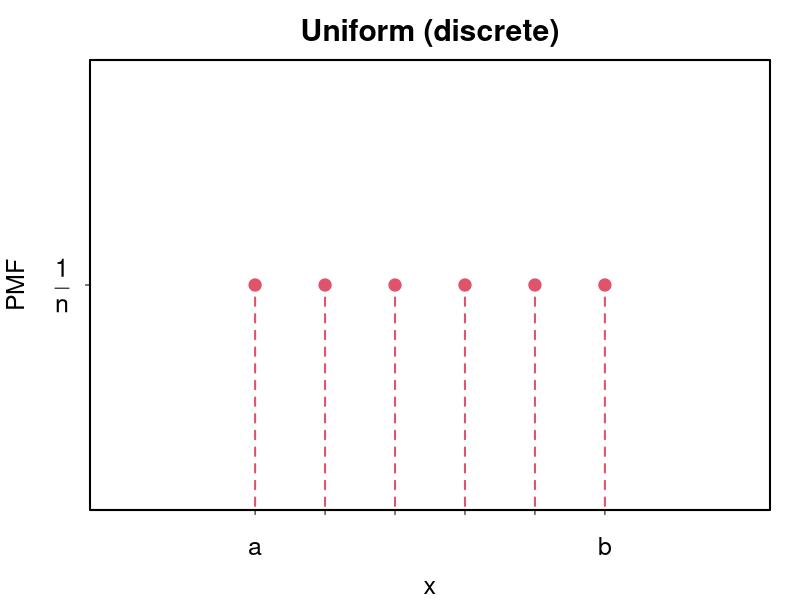
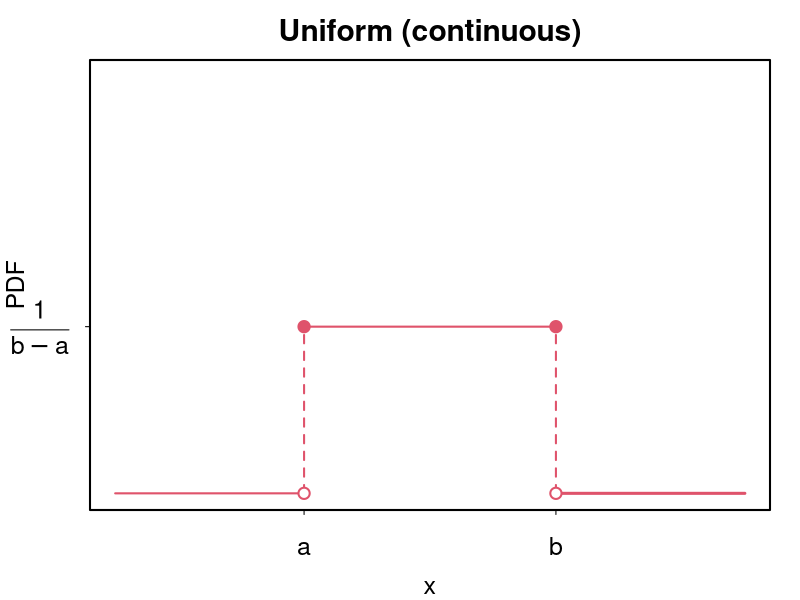
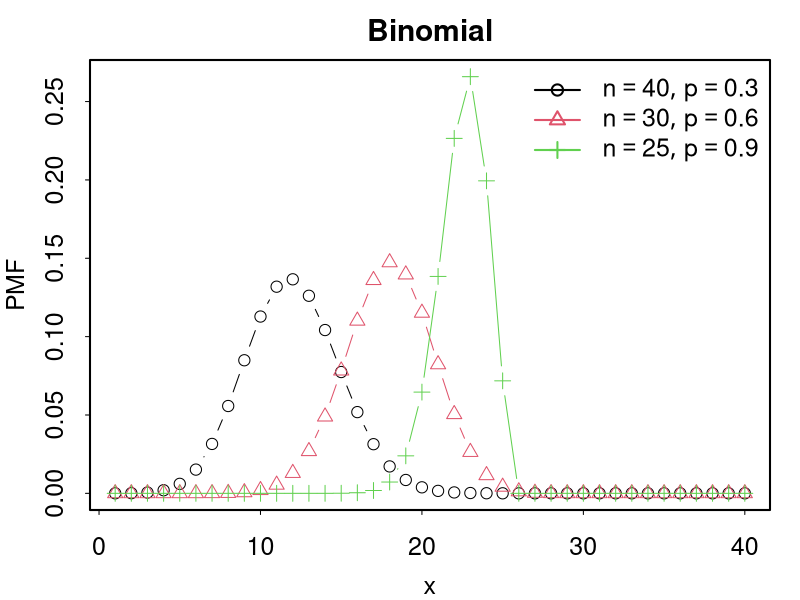
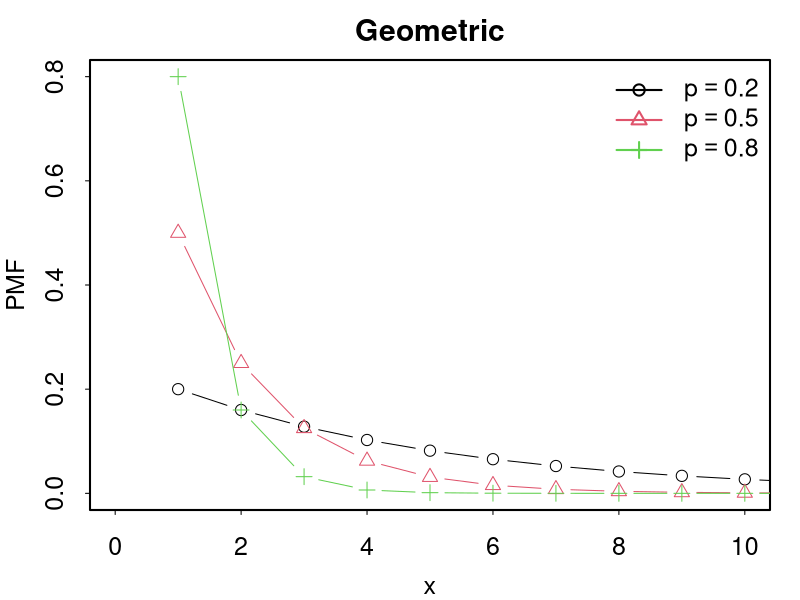
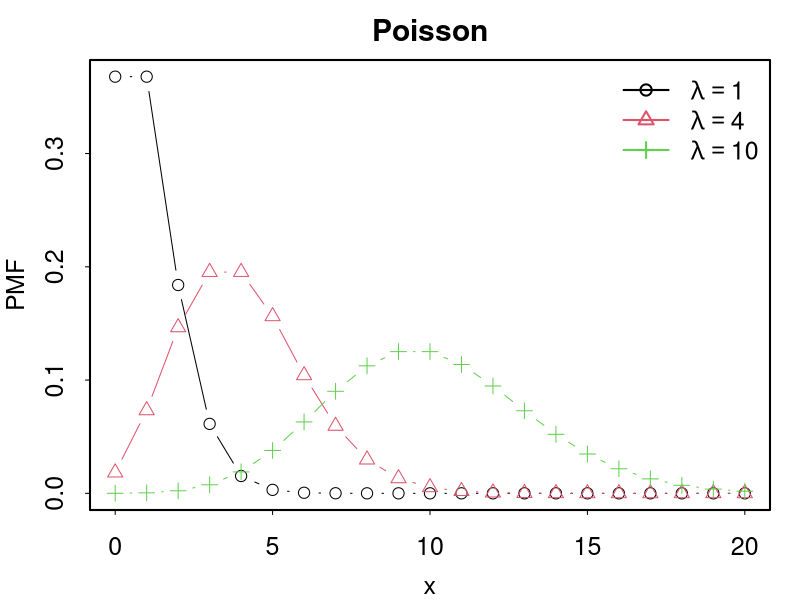
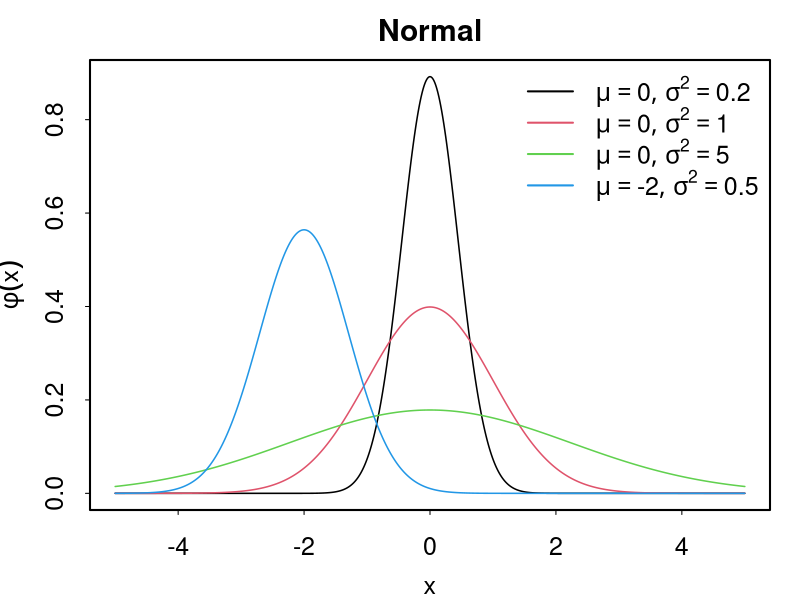
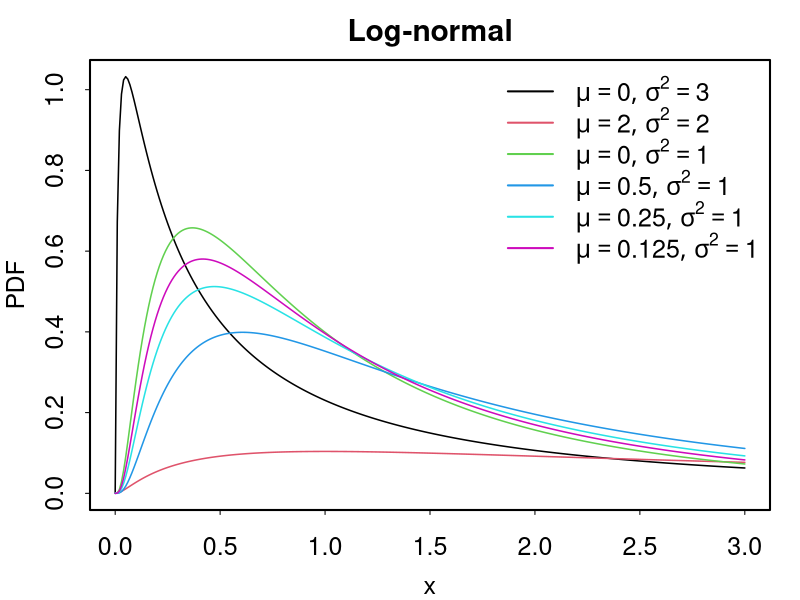
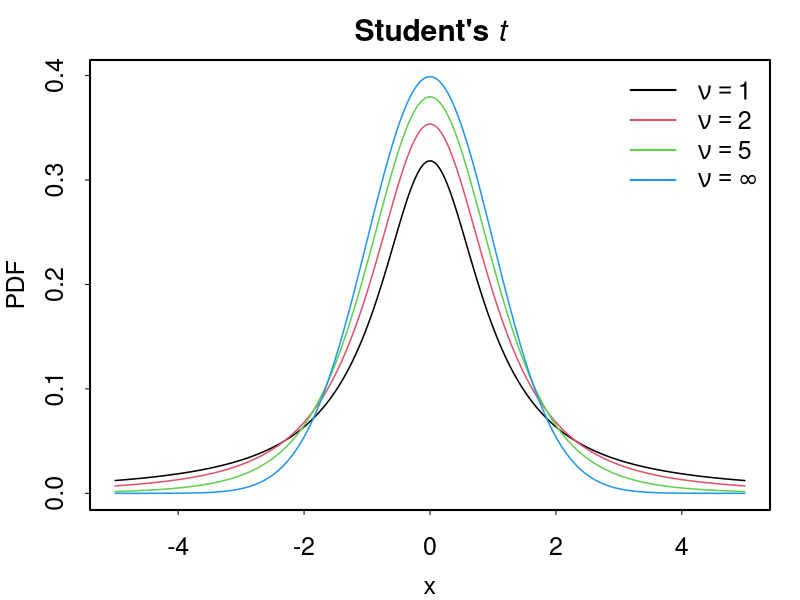

Write R code to recreate these figures, in order.
defaultLwd <- 1.5
par(mar=c(3,3,2,1), mgp=c(2,.7,0), tck=-.01, cex=1.5, lwd=2, lty=defaultLwd)

plot.uniform.discrete = function()
{
  xseq = 3:8
  plot(xseq, rep(0.5,length(xseq)), xlim=c(1,10), pch=19, col=2,
      xaxt="n", yaxt="n", xlab="x", ylab="PMF", main="Uniform (discrete)")
  axis(1, at=xseq, labels=c("a", rep("", length(xseq)-2), "b"))
  axis(2, at=0.5, labels=expression(frac(1, n)), las=1)

  for (x in xseq)
    segments(x, 0, x, 0.5, lty=2, col=2)

  dev.print(pdf, "figs/uniform-discrete.pdf")
}

plot.binomial = function()
{
  n = c(40,30,25)
  p = c(0.3, 0.6, 0.9)
  xseq = 1:40
  N = length(n)
  f = function(x,y) dbinom(xseq, x, y)
  matplot(xseq, mapply(f, n, p), type="b", 
      main="Binomial", xlab="x", ylab="PMF", pch=1:N, lty=1)

  s = function(k) substitute(list(n==i, p==j), list(i=n[k], j=p[k]))
  legend.labels = do.call("expression", lapply(1:N, s))
  legend("topright", legend.labels, bty="n", col=1:N, pch=1:N, lty=1)
  dev.print(pdf, "figs/binomial.pdf")
}

plot.geometric = function()
{
  p = c(0.2, 0.5, 0.8)
  xseq = 0:10
  N = length(p)
  f = function(x) dgeom(xseq, x)
  matplot(xseq+1, sapply(p, f), type="b", xlim=range(xseq),
      main="Geometric", xlab="x", ylab="PMF", pch=1:N, lty=1)

  s = function(k) substitute(p==j, list(j=p[k]))
  legend.labels = do.call("expression", lapply(1:N, s))
  legend("topright", legend.labels, bty="n", col=1:N, pch=1:N, lty=1)
  dev.print(pdf, "figs/geometric.pdf")
}

plot.poisson = function()
{
  lambda = c(1,4,10)
  xseq = 0:20
  N = length(lambda)
  f = function(x) dpois(xseq, x)
  matplot(xseq, sapply(lambda, f), type="b",
      main="Poisson", xlab="x", ylab="PMF", pch=1:N, lty=1)

  s = function(k) substitute(lambda==j, list(j=lambda[k]))
  legend.labels = do.call("expression", lapply(1:N, s))
  legend("topright", legend.labels, bty="n", col=1:N, pch=1:N, lty=1)
  dev.print(pdf, "figs/poisson.pdf")
}

# ----------------------------------------------------------------------------#

plot.uniform.continuous = function()
{
  xseq = 3:7
  plot(range(xseq), rep(0.4,2), xlim=c(0,10), ylim=c(0,1), pch=19, col=2,
      xaxt="n", yaxt="n", xlab="x", ylab="PDF", main="Uniform (continuous)")
  axis(1, at=range(xseq), labels=c("a", "b"))
  axis(2, at=0.4, labels=expression(frac(1, b-a)), las=1)

  segments(0, 0, min(xseq), 0, col=2, lwd=2)
  for (x in range(xseq))
    segments(x, 0, x, 0.4, lty=2, col=2)
  segments(max(xseq), 0, 10, 0, col=2, lwd=3)
  segments(min(xseq), 0.4, max(xseq), 0.4, col=2, lwd=2)

  points(range(xseq), rep(0,2), col=2, pch=21, bg="white")

  dev.print(pdf, "figs/uniform-continuous.pdf")
}

plot.normal = function()
{
  mu = c(0,0,0,-2)
  s2 = c(0.2,1,5,0.5)
  xseq = seq(-5,5, by=0.01)
  f = function(x,y) dnorm(xseq, x, y)
  matplot(xseq, mapply(f, mu, sqrt(s2)), type="l", 
      main="Normal", xlab="x", ylab=expression(phi(x)), lty=1, lwd=defaultLwd)

  n = length(mu)
  s = function(k) substitute(list(mu==i, sigma^2==j), list(i=mu[k], j=s2[k]))
  legend.labels = do.call("expression", lapply(1:n, s))
  legend("topright", legend.labels, bty="n", col=1:n, lty=1)
  dev.print(pdf, "figs/normal.pdf")
}

plot.lognormal = function()
{
  mu = c(0,2,0,1/2,1/4,1/8)
  s2 = c(3,2,1,1,1,1)
  xseq = seq(0,3, by=0.01)
  f = function(x,y) dlnorm(xseq, x, y)
  matplot(xseq, mapply(f, mu, sqrt(s2)), type="l", 
      main="Log-normal", xlab="x", ylab="PDF", lwd=defaultLwd, lty=1)

  n = length(mu)
  s = function(k) substitute(list(mu==i, sigma^2==j), list(i=mu[k], j=s2[k]))
  legend.labels = do.call("expression", lapply(1:n, s))
  legend("topright", legend.labels, bty="n", col=1:n, lty=1)
  dev.print(pdf, "figs/lognormal.pdf")
}

plot.student = function()
{
  nu = c(1,2,5,Inf)
  xseq = seq(-5,5, by=0.01)
  f = function(x) dt(xseq, x)
  matplot(xseq, sapply(nu, f), type="l", 
      main=expression(bold("Student\'s") ~ italic(t)), xlab="x", ylab="PDF",
      lwd=defaultLwd, lty=1)

  n = length(nu)
  s = function(k) substitute(nu==i, list(i=nu[k]))
  s.last = quote(nu==infinity)
  legend.labels = do.call("expression", c(lapply(1:(n-1), s), s.last))
  legend("topright", legend.labels, bty="n", col=1:n, lty=1)
  dev.print(pdf, "figs/student.pdf")
}

plot.chisquare = function()
{
  k = 1:5
  xseq = seq(0,8, by=0.01)
  f = function(x) dchisq(xseq, x)
  matplot(xseq, sapply(k, f), type="l", ylim=c(0,0.5),
      main=expression(chi^2), xlab="x", ylab="PDF", lwd=defaultLwd, lty=1)

  n = length(k)
  s = function(l) substitute(k == i, list(i=k[l]))
  legend.labels = do.call("expression", lapply(1:n, s))
  legend("topright", legend.labels, bty="n", col=1:n, lty=1)
  dev.print(pdf, "figs/chisquare.pdf")
}

plot.f = function()
{
  d1 = c(1,2,5,100,100)
  d2 = c(1,1,2,1,100)
  xseq = seq(0,5, by=0.01)
  f = function(x,y) df(xseq, x, y)
  matplot(xseq, mapply(f, d1, d2), type="l", main="F", xlab="x", ylab="PDF",
          lwd=defaultLwd, lty=1)

  n = length(d1)
  s = function(k) substitute(list(d[1]==i, d[2]==j), list(i=d1[k], j=d2[k]))
  legend.labels = do.call("expression", lapply(1:n, s))
  legend("topright", legend.labels, bty="n", col=1:n, lty=1)
  dev.print(pdf, "figs/f.pdf")
}

plot.exp = function()
{
  b = c(2, 1, 0.4)
  xseq = seq(0, 5, by=0.01)
  f = function(x) dexp(xseq, x)
  matplot(xseq, sapply(b, f), type="l", 
      main="Exponential", xlab="x", ylab="PDF", lwd=defaultLwd, lty=1)

  n = length(b)
  s = function(k) substitute(beta == i, list(i=b[k]))
  legend.labels = do.call("expression", lapply(1:n, s))
  legend("topright", legend.labels, bty="n", col=1:n, lty=1)
  dev.print(pdf, "figs/exponential.pdf")
}

plot.gamma = function()
{
  a = c(1,2,3,5,9)
  b = c(2,2,2,1,0.5)
  xseq = seq(0,20, by=0.1)
  f = function(x,y) dgamma(xseq, x, 1/y)
  matplot(xseq, mapply(f, a, b), type="l", 
      main="Gamma", xlab="x", ylab="PDF", lwd=defaultLwd, lty=1)

  n = length(a)
  s = function(k) substitute(list(alpha == i, beta == j), list(i=a[k], j=b[k]))
  legend.labels = do.call("expression", lapply(1:n, s))
  legend("topright", legend.labels, bty="n", col=1:n, lty=1)
  dev.print(pdf, "figs/gamma.pdf")
}

plot.invgamma = function()
{
  require(MCMCpack)

  a = c(1,2,3,3)
  b = c(1,1,1,0.5)
  xseq = seq(0,5, by=0.01)
  f = function(x,y) dinvgamma(xseq, x, y)
  matplot(xseq, mapply(f, a, b), type="l", 
      main="Inverse Gamma", xlab="x", ylab="PDF", lwd=defaultLwd, lty=1)

  n = length(a)
  s = function(k) substitute(list(alpha == i, beta == j), list(i=a[k], j=b[k]))
  legend.labels = do.call("expression", lapply(1:n, s))
  legend("topright", legend.labels, bty="n", col=1:n, lty=1)
  dev.print(pdf, "figs/invgamma.pdf")
}

plot.dirichlet = function()
{
  require(MCMCpack)

  #  a = c(1,2,3)
  #  xseq = seq(0, 5, by=0.01)
  #  matplot(xseq, ddirichlet(, type="l", 
  #      main="Dirichlet", xlab="x", ylab="PDF", lwd=defaultLwd, lty=1)
  #
  #  n = length(a)
  #  s = function(k) substitute(list(alpha == i, beta == j), list(i=a[k], j=b[k]))
  #  legend.labels = do.call("expression", lapply(1:n, s))
  #  legend("topright", legend.labels, bty="n", col=1:n, lty=1)
  #  dev.print(pdf, "figs/dirichlet.pdf")
}

plot.beta = function()
{
  a = c(0.5,5,1,2,2)
  b = c(0.5,1,3,2,5)
  xseq = seq(0,1, by=0.01)
  f = function(x,y) dbeta(xseq, x, y)
  matplot(xseq, mapply(f, a, b), type="l", ylim=c(0,3),
      main="Beta", xlab="x", ylab="PDF", lwd=defaultLwd, lty=1)

  n = length(a)
  s = function(k) substitute(list(alpha == i, beta == j), list(i=a[k], j=b[k]))
  legend.labels = do.call("expression", lapply(1:n, s))
  legend("top", legend.labels, bty="n", col=1:n, lty=1)
  dev.print(pdf, "figs/beta.pdf")
}

plot.weibull = function()
{
  lambda = c(1,1,1,1)
  k = c(0.5,1,1.5,5)
  xseq = seq(0, 2.5, by=0.01)
  f = function(x,y) dweibull(xseq, x, y)
  matplot(xseq, mapply(f, k, lambda), type="l", ylim=c(0,2.5),
      main="Weibull", xlab="x", ylab="PDF", lwd=defaultLwd, lty=1)

  n = length(k)
  s = function(l) substitute(list(lambda == i, k == j), 
      list(i=lambda[l], j=k[l]))
  legend.labels = do.call("expression", lapply(1:n, s))
  legend("topright", legend.labels, bty="n", col=1:n, lty=1)
  dev.print(pdf, "figs/weibull.pdf")
}

plot.pareto = function()
{
  require(VGAM)

  xm = rep(1,3)
  a = c(1,2,4)
  xseq = seq(0,5, by=0.01)
  f = function(x,y) dpareto(xseq, x, y)
  matplot(xseq, mapply(f, xm, a), type="l", col=2:5,
      main="Pareto", xlab="x", ylab="PDF", lwd=defaultLwd, lty=1)

  n = length(a)
  s = function(k) substitute(list(x[m] == i, alpha == j), list(i=xm[k], j=a[k]))
  legend.labels = do.call("expression", lapply(1:n, s))
  legend("topright", legend.labels, bty="n", col=1:n+1, lty=1)
  dev.print(pdf, "figs/pareto.pdf")
}

plot.uniform.discrete()
plot.uniform.continuous()
plot.binomial()
plot.geometric()
plot.poisson()
plot.normal()
plot.lognormal()
plot.student()
plot.chisquare()
plot.f()
plot.exp()
plot.gamma()
plot.invgamma()
plot.beta()
plot.weibull()
plot.pareto()
